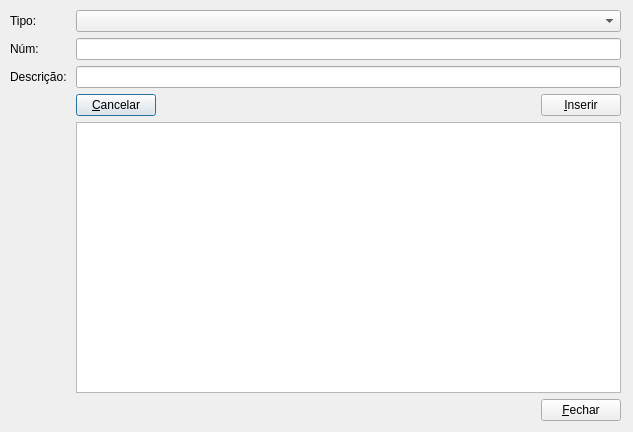
<?xml version="1.0" encoding="UTF-8"?>
<ui version="4.0">
 <class>DialogDocumentos</class>
 <widget class="QDialog" name="DialogDocumentos">
  <property name="windowModality">
   <enum>Qt::WindowModal</enum>
  </property>
  <property name="geometry">
   <rect>
    <x>0</x>
    <y>0</y>
    <width>633</width>
    <height>432</height>
   </rect>
  </property>
  <property name="windowTitle">
   <string>Documentos</string>
  </property>
  <widget class="QWidget" name="gridLayoutWidget_2">
   <property name="geometry">
    <rect>
     <x>10</x>
     <y>10</y>
     <width>611</width>
     <height>411</height>
    </rect>
   </property>
   <layout class="QGridLayout" name="gridLayout">
    <item row="2" column="2">
     <widget class="QLineEdit" name="lineEdit_doc_descricao"/>
    </item>
    <item row="4" column="2">
     <layout class="QHBoxLayout" name="horizontalLayout">
      <item>
       <widget class="QTableView" name="tableView"/>
      </item>
     </layout>
    </item>
    <item row="0" column="0">
     <widget class="QLabel" name="label">
      <property name="text">
       <string>Tipo:</string>
      </property>
     </widget>
    </item>
    <item row="0" column="2">
     <widget class="QComboBox" name="comboBox_doc_tipo">
      <property name="sizePolicy">
       <sizepolicy hsizetype="Preferred" vsizetype="Maximum">
        <horstretch>0</horstretch>
        <verstretch>0</verstretch>
       </sizepolicy>
      </property>
     </widget>
    </item>
    <item row="2" column="0">
     <widget class="QLabel" name="label_3">
      <property name="text">
       <string>Descrição: </string>
      </property>
     </widget>
    </item>
    <item row="3" column="2">
     <layout class="QHBoxLayout" name="horizontalLayout_2">
      <item>
       <widget class="QPushButton" name="pushButton_cancelar">
        <property name="text">
         <string>&amp;Cancelar</string>
        </property>
       </widget>
      </item>
      <item>
       <spacer name="horizontalSpacer">
        <property name="orientation">
         <enum>Qt::Horizontal</enum>
        </property>
        <property name="sizeHint" stdset="0">
         <size>
          <width>40</width>
          <height>20</height>
         </size>
        </property>
       </spacer>
      </item>
      <item>
       <widget class="QPushButton" name="pushButton_inserir">
        <property name="text">
         <string>&amp;Inserir</string>
        </property>
       </widget>
      </item>
     </layout>
    </item>
    <item row="1" column="0">
     <widget class="QLabel" name="label_2">
      <property name="text">
       <string>Núm:</string>
      </property>
     </widget>
    </item>
    <item row="1" column="2">
     <widget class="QLineEdit" name="lineEdit_doc_num"/>
    </item>
    <item row="5" column="2">
     <layout class="QHBoxLayout" name="horizontalLayout_3">
      <item>
       <spacer name="horizontalSpacer_2">
        <property name="orientation">
         <enum>Qt::Horizontal</enum>
        </property>
        <property name="sizeHint" stdset="0">
         <size>
          <width>40</width>
          <height>20</height>
         </size>
        </property>
       </spacer>
      </item>
      <item>
       <widget class="QPushButton" name="pushButton_fechar">
        <property name="text">
         <string>&amp;Fechar</string>
        </property>
       </widget>
      </item>
     </layout>
    </item>
   </layout>
  </widget>
 </widget>
 <tabstops>
  <tabstop>comboBox_doc_tipo</tabstop>
  <tabstop>lineEdit_doc_num</tabstop>
  <tabstop>lineEdit_doc_descricao</tabstop>
  <tabstop>pushButton_inserir</tabstop>
  <tabstop>pushButton_cancelar</tabstop>
  <tabstop>tableView</tabstop>
  <tabstop>pushButton_fechar</tabstop>
 </tabstops>
 <resources/>
 <connections>
  <connection>
   <sender>pushButton_fechar</sender>
   <signal>clicked()</signal>
   <receiver>DialogDocumentos</receiver>
   <slot>close()</slot>
   <hints>
    <hint type="sourcelabel">
     <x>581</x>
     <y>357</y>
    </hint>
    <hint type="destinationlabel">
     <x>316</x>
     <y>215</y>
    </hint>
   </hints>
  </connection>
 </connections>
</ui>
